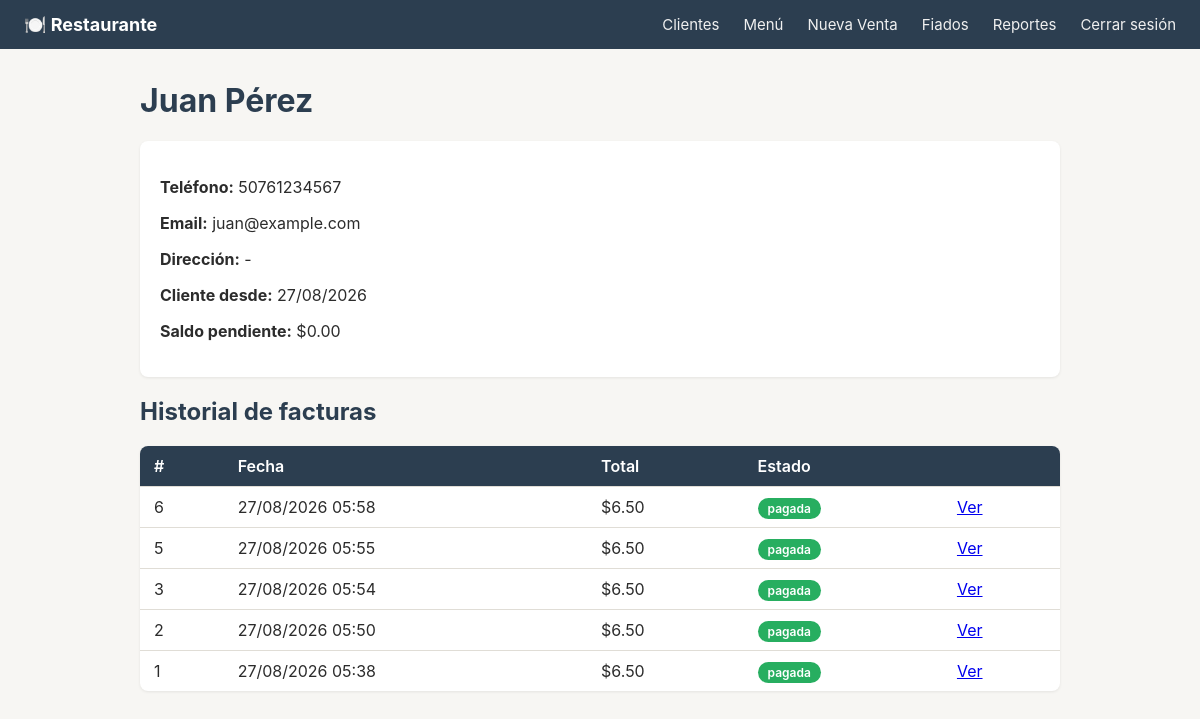
Screenshot of /clientes/1 (signed in) with the database file from the repository.
### models.py (models this page shows, shortened)
class Cliente(db.Model):
    __tablename__ = "clientes"
    id = db.Column(db.Integer, primary_key=True)
    nombre = db.Column(db.String(120), nullable=False)
    telefono = db.Column(db.String(20))          # para enviar por WhatsApp
    email = db.Column(db.String(120))            # para enviar por correo
    direccion = db.Column(db.String(200))
    fecha_registro = db.Column(db.DateTime, default=datetime.utcnow)
    facturas = db.relationship("Factura", backref="cliente", lazy=True)
    @property
    def saldo_pendiente(self):
        total = 0
        for f in self.facturas:
            if f.estado in ("fiado", "abonada"):
                total += f.saldo
        return total

class Factura(db.Model):
    __tablename__ = "facturas"
    id = db.Column(db.Integer, primary_key=True)
    cliente_id = db.Column(db.Integer, db.ForeignKey("clientes.id"), nullable=False)
    fecha = db.Column(db.DateTime, default=datetime.utcnow)
    total = db.Column(db.Numeric(10, 2), nullable=False, default=0)
    estado = db.Column(db.String(20), nullable=False, default="pagada")
    metodo_pago = db.Column(db.String(30))         # efectivo, tarjeta, transferencia...
    detalles = db.relationship(
        "DetalleFactura", backref="factura", lazy=True, cascade="all, delete-orphan"
    )
    abonos = db.relationship(
        "Abono", backref="factura", lazy=True, cascade="all, delete-orphan"
    )

### app.py (the view)
@app.route("/clientes/<int:cliente_id>")
@login_requerido
def ver_cliente(cliente_id):
    cliente = Cliente.query.get_or_404(cliente_id)
    return render_template("cliente_detalle.html", cliente=cliente)

### utils/auth.py (called while the page is built)
def login_requerido(f):
    @wraps(f)
    def decorada(*args, **kwargs):
        if not session.get("logueado"):
            flash("Debes iniciar sesión para continuar.", "danger")
            return redirect(url_for("login", next=request.path))
        return f(*args, **kwargs)
    return decorada

### templates/cliente_detalle.html (shortened to what this page needs)
{% extends "base.html" %}
{% block content %}
    <h1>{{ cliente.nombre }}</h1>
    <div class="card">
        <p><b>Teléfono:</b> {{ cliente.telefono or '-' }}</p>
        <p><b>Email:</b> {{ cliente.email or '-' }}</p>
        <p><b>Dirección:</b> {{ cliente.direccion or '-' }}</p>
        <p><b>Cliente desde:</b> {{ cliente.fecha_registro.strftime('%d/%m/%Y') }}</p>
        <p><b>Saldo pendiente:</b>
            {% if cliente.saldo_pendiente > 0 %}
                <span class="saldo-negativo">${{ "%.2f"|format(cliente.saldo_pendiente) }}</span>
            {% else %}
                $0.00
            {% endif %}
        </p>
    </div>
    <h2>Historial de facturas</h2>
    <table>
        <tr><th>#</th><th>Fecha</th><th>Total</th><th>Estado</th><th></th></tr>
        {% for f in cliente.facturas|sort(attribute='fecha', reverse=true) %}
        <tr>
            <td>{{ f.id }}</td>
            <td>{{ f.fecha.strftime('%d/%m/%Y %H:%M') }}</td>
            <td>${{ "%.2f"|format(f.total) }}</td>
            <td><span class="badge badge-{{ f.estado }}">{{ f.estado }}</span></td>
            <td><a href="{{ url_for('ver_factura', factura_id=f.id) }}">Ver</a></td>
        </tr>
        {% else %}
        <tr><td colspan="5">Este cliente aún no tiene facturas.</td></tr>
        {% endfor %}
    </table>
{% endblock %}

### static/css/style.css (style rules this page uses)
:root { --primario: #2c3e50; --acento: #e67e22; --exito: #27ae60; --peligro: #c0392b; --fondo: #f7f6f3; --texto: #2c2c2c; --borde: #e0ddd6; }
* { box-sizing: border-box; }
body { font-family: -apple-system, "Segoe UI", Roboto, sans-serif; background: var(--fondo); color: var(--texto); margin: 0; }
h1, h2, h3 { color: var(--primario); }
table { width: 100%; border-collapse: collapse; background: #fff; border-radius: 8px; overflow: hidden; box-shadow: 0 1px 3px rgba(0,0,0,0.08); }
th, td { padding: 10px 14px; text-align: left; border-bottom: 1px solid var(--borde); }
th { background: var(--primario); color: #fff; font-weight: 600; }
tr:last-child td { border-bottom: none; }
.card { background: #fff; border-radius: 8px; padding: 20px; margin-bottom: 20px; box-shadow: 0 1px 3px rgba(0,0,0,0.08); }
.badge { padding: 3px 10px; border-radius: 12px; font-size: 12px; font-weight: 600; color: #fff; }
.badge-pagada { background: var(--exito); }

### rows the page displays
Cliente: nombre "Juan Pérez", telefono "50761234567", email "juan@example.com", direccion "-", fecha_registro "27/08/2026"
Factura: id "6", fecha "27/08/2026 05:58", total "6.50", estado "pagada"
Factura: id "5", fecha "27/08/2026 05:55", total "6.50", estado "pagada"
Factura: id "3", fecha "27/08/2026 05:54", total "6.50", estado "pagada"
Factura: id "2", fecha "27/08/2026 05:50", total "6.50", estado "pagada"
Factura: id "1", fecha "27/08/2026 05:38", total "6.50", estado "pagada"
